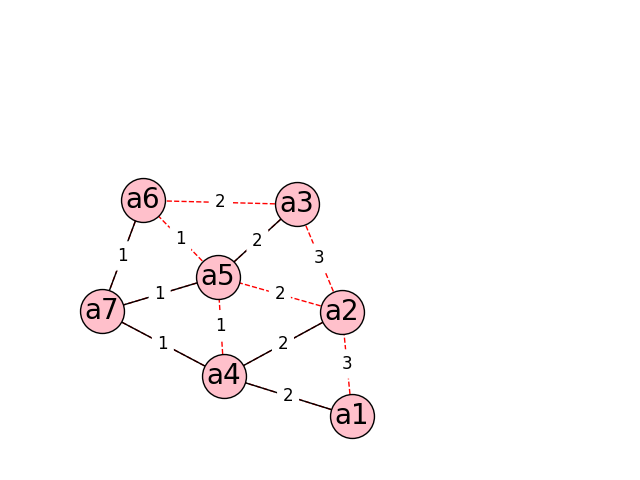

The Python source for this figure:
import networkx as nx
import matplotlib.pyplot as plt
from networkx.drawing.nx_agraph import write_dot, graphviz_layout

G = nx.Graph()


nodes = ['a'+str(x) for x in range(1, 8, 1)]
print(nodes)
arcs = [('a1', 'a4', 2), ('a1', 'a2', 3), ('a2', 'a3', 3), ('a2','a4', 2), ('a2', 'a5', 2), ('a3', 'a5', 2), ('a3', 'a6', 2), ('a4', 'a5', 1), ('a4', 'a7', 1), ('a5', 'a7', 1), ('a5', 'a6', 1), ('a6', 'a7', 1)]

G.add_nodes_from(nodes)
G.add_weighted_edges_from(arcs)

pos = graphviz_layout(G, prog='neato')
nx.draw_networkx_nodes(G, pos, with_labels=True, node_size=1000, arrows=True, edgecolors='black', node_color='pink')

nx.draw_networkx_labels(G, pos,  font_size=20)
#
nx.draw_networkx_edges(G, pos, edge_color='red', style='dashed')
#
nx.draw_networkx_edges(G, pos, edge_color='black', edgelist=[('a4', 'a7'), ('a5', 'a7'), ('a6', 'a7'), ('a1', 'a4'), ('a4', 'a2'), ('a5', 'a3')])

edge_labels = nx.get_edge_attributes(G, 'weight')
nx.draw_networkx_edge_labels(G, pos, edge_labels=edge_labels, font_size=12, rotate=False)

print(G.edges())


# , edgelist=[('a', 'b'),('b', 'c'), ('c', 'd')]
#
# nx.draw_networkx_edges(G, pos, edge_color='red')
# edge_labels = nx.get_edge_attributes(G, 'weight')
# nx.draw_networkx_edge_labels(G, pos, edge_labels=edge_labels, font_size=20, rotate=False)

plt.xlim(0, 300)
plt.ylim(-0, 300)


plt.axis('off')
graph_q1 = plt.gcf()
plt.show()
graph_q1.savefig("krusk_res.png")


